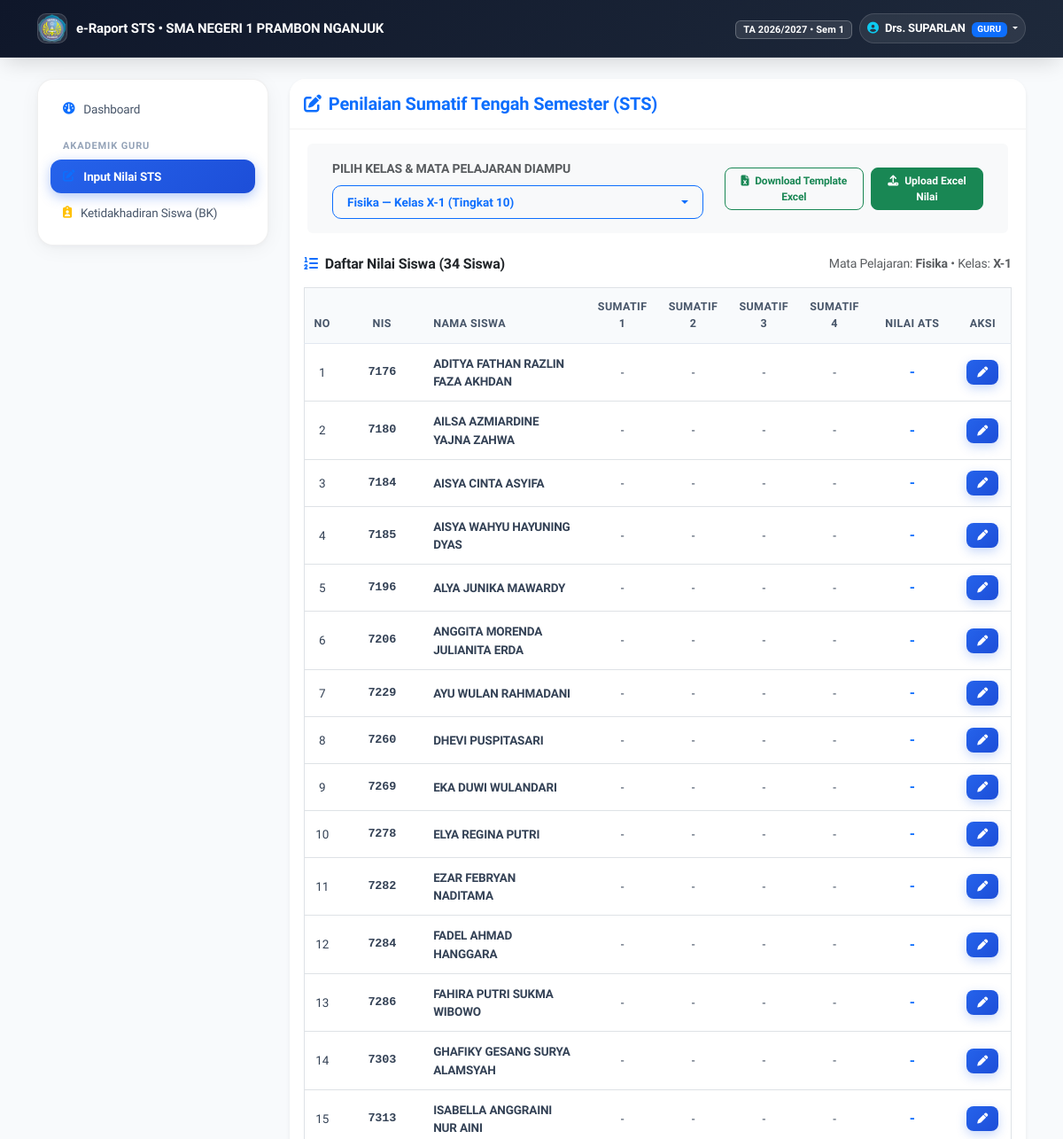
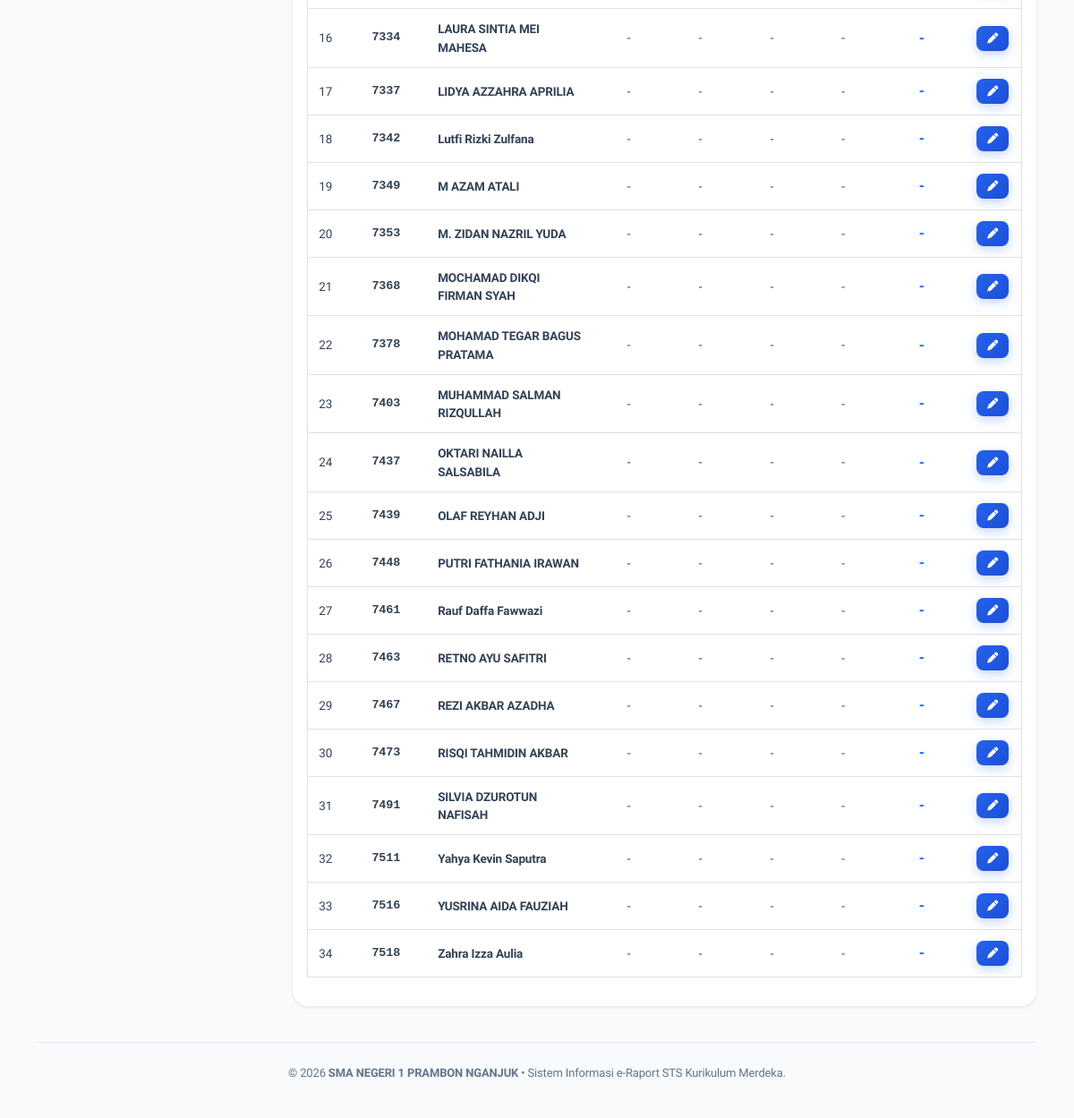
The page /grade-recap (signed in) on the database its author committed (2 pictures, top to bottom).
### tables this page shows
CREATE TABLE `tb_pengaturan_rapor` (
  `id` int(11) NOT NULL DEFAULT 1,
  `nama_sekolah` varchar(150) NOT NULL DEFAULT 'SMA NEGERI 1 PRAMBON NGANJUK',
  `alamat_sekolah` varchar(200) NOT NULL DEFAULT 'JL. A. YANI 1 SUGIHWARAS PRAMBON',
  `logo_sekolah` varchar(255) DEFAULT NULL,
  `npsn` varchar(30) NOT NULL DEFAULT '20539744',
  `akreditasi` varchar(30) NOT NULL DEFAULT 'A (Unggul)',
  `slogan` varchar(255) NOT NULL DEFAULT 'Unggul dalam Prestasi, Berkarakter, dan Berbudaya Lingkungan',
  `telepon` varchar(50) NOT NULL DEFAULT '(0358) 771234',
  `email` varchar(100) NOT NULL DEFAULT 'info@sman1prambon.sch.id',
  `website` varchar(100) NOT NULL DEFAULT 'sman1prambon.sch.id',
  `deskripsi_sekolah` text DEFAULT NULL,
  `tahun_ajaran` varchar(20) NOT NULL DEFAULT '2025/2026',
  `semester` varchar(10) NOT NULL DEFAULT '2',
  `nama_kepala_sekolah` varchar(150) NOT NULL DEFAULT 'Iin Yuristin Nadhiroh, S. Pd., M. MPd.',
  `nip_kepala_sekolah` varchar(30) NOT NULL DEFAULT '197405141999032010',
  `tempat_rapor` varchar(50) NOT NULL DEFAULT 'Prambon',
  `tanggal_rapor` varchar(50) NOT NULL DEFAULT '19 Juni 2026',
  PRIMARY KEY (`id`)
);

CREATE TABLE `tb_mapel_referensi` (
  `id_mapel` varchar(20) NOT NULL,
  `nama_mapel` varchar(100) NOT NULL,
  `sistem` tinyint(1) NOT NULL DEFAULT 0 COMMENT '1 = mapel sistem, tidak boleh dihapus',
  PRIMARY KEY (`id_mapel`)
);

CREATE TABLE `tb_kelas` (
  `id_kelas` int(11) NOT NULL AUTO_INCREMENT,
  `nama_kelas` varchar(20) NOT NULL,
  `tingkat` varchar(5) NOT NULL,
  `id_guru_walikelas` varchar(20) DEFAULT NULL,
  PRIMARY KEY (`id_kelas`),
  UNIQUE KEY `nama_kelas` (`nama_kelas`),
  KEY `fk_kelas_walikelas` (`id_guru_walikelas`),
  CONSTRAINT `fk_kelas_walikelas` FOREIGN KEY (`id_guru_walikelas`) REFERENCES `tb_guru` (`id_guru`) ON DELETE SET NULL ON UPDATE CASCADE
);

CREATE TABLE `tb_siswa` (
  `nis` varchar(20) NOT NULL,
  `id_user` int(11) NOT NULL,
  `nama` varchar(100) NOT NULL,
  `nisn` varchar(20) DEFAULT NULL,
  `id_kelas` int(11) NOT NULL,
  PRIMARY KEY (`nis`),
  UNIQUE KEY `uq_siswa_nisn` (`nisn`),
  KEY `fk_user_siswa` (`id_user`),
  KEY `fk_kelas_siswa` (`id_kelas`),
  CONSTRAINT `fk_kelas_siswa` FOREIGN KEY (`id_kelas`) REFERENCES `tb_kelas` (`id_kelas`) ON DELETE CASCADE ON UPDATE CASCADE,
  CONSTRAINT `fk_user_siswa` FOREIGN KEY (`id_user`) REFERENCES `tb_user` (`id_user`) ON DELETE CASCADE ON UPDATE CASCADE
);

### config/Config.php (called while the page is built, shortened)
<?php
$scriptDir = str_replace('\\', '/', dirname($_SERVER['SCRIPT_NAME'] ?? ''));
$base_url = rtrim($scriptDir, '/') . '/';
?>

### models/Setting.php (called while the page is built, shortened)
<?php
class Setting
{
    private mysqli $conn;
    public function __construct(mysqli $conn)
    {
        $this->conn = $conn;
    }
    public function get(): array
    {
        $sql = "SELECT * FROM tb_pengaturan_rapor WHERE id = 1";
        $query = mysqli_query($this->conn, $sql);
        $data = mysqli_fetch_assoc($query);
        $defaults = [
            'nama_sekolah'        => 'SMA NEGERI 1 PRAMBON NGANJUK',
            'alamat_sekolah'      => 'JL. A. YANI 1 SUGIHWARAS PRAMBON',
            'logo_sekolah'        => null,
            'npsn'                => '20539744',
            'akreditasi'          => 'A (Unggul)',
            'slogan'              => 'Unggul dalam Prestasi, Berkarakter, dan Berbudaya Lingkungan',
            'telepon'             => '(0358) 771234',
            'email'               => 'info@sman1prambon.sch.id',
            'website'             => 'sman1prambon.sch.id',
            'deskripsi_sekolah'   => 'SMA Negeri 1 Prambon Nganjuk berkomitmen mewujudkan generasi cerdas, berakhlak mulia, kompetitif, serta siap menghadapi tantangan era digital dengan Kurikulum Merdeka.',
            'tahun_ajaran'        => '2025/2026',
            'semester'            => '2',
            'nama_kepala_sekolah' => 'Iin Yuristin Nadhiroh, S. Pd., M. MPd.',
            'nip_kepala_sekolah'  => '197405141999032010',
            'tempat_rapor'        => 'Prambon',
            'tanggal_rapor'       => '19 Juni 2026',
        ];
        return $data;
    }
}

### models/Teacher.php (called while the page is built, shortened)
<?php
class Teacher
{
    private mysqli $conn;
    public function __construct(mysqli $conn)
    {
        $this->conn = $conn;
    }
    public function getPengampu(string $idGuru): array
    {
        $sql = "SELECT p.id_pengampu, p.id_guru, m.id_mapel, m.nama_mapel, k.id_kelas, k.nama_kelas, k.tingkat
                FROM tb_pengampu p
                INNER JOIN tb_mapel_referensi m ON p.id_mapel = m.id_mapel
                INNER JOIN tb_kelas k ON p.id_kelas = k.id_kelas
                WHERE p.id_guru = ?
                ORDER BY k.tingkat ASC, k.nama_kelas ASC, m.nama_mapel ASC";
        $stmt = mysqli_prepare($this->conn, $sql);
        mysqli_stmt_bind_param($stmt, "s", $idGuru);
        mysqli_stmt_execute($stmt);
        $res = mysqli_stmt_get_result($stmt);
        $data = [];
        while ($row = mysqli_fetch_assoc($res)) {
            $data[] = $row;
        }
        return $data;
    }
    public function getStudentsForGrade(int $idPengampu): array
    {
        $stmtPengampu = mysqli_prepare($this->conn, "SELECT id_kelas FROM tb_pengampu WHERE id_pengampu = ?");
        mysqli_stmt_bind_param($stmtPengampu, "i", $idPengampu);
        mysqli_stmt_execute($stmtPengampu);
        $pengampu = mysqli_fetch_assoc(mysqli_stmt_get_result($stmtPengampu));
        $idKelas = (int)$pengampu['id_kelas'];
        $sql = "SELECT s.nis, s.nama, k.nama_kelas,
                       n.id_nilai, n.sumatif_1, n.sumatif_2, n.sumatif_3, n.sumatif_4,
                       n.nilai_sts,
                       COALESCE(pr.sakit, 0) AS sakit,
                       COALESCE(pr.izin, 0) AS izin,
                       COALESCE(pr.alpa, 0) AS alpa
                FROM tb_siswa s
                INNER JOIN tb_kelas k ON s.id_kelas = k.id_kelas
                LEFT JOIN tb_nilai_sts n ON (s.nis = n.nis AND n.id_pengampu = ?)
                LEFT JOIN tb_presensi_sts pr ON s.nis = pr.nis
                WHERE s.id_kelas = ?
                ORDER BY s.nama ASC";
        $stmt = mysqli_prepare($this->conn, $sql);
        mysqli_stmt_bind_param($stmt, "ii", $idPengampu, $idKelas);
        mysqli_stmt_execute($stmt);
        $res = mysqli_stmt_get_result($stmt);
        $data = [];
        while ($row = mysqli_fetch_assoc($res)) {
            $data[] = $row;
        }
        return $data;
    }
}

### grade-recap.php (the view, shortened to what this page needs)
<?php
require_once "models/Teacher.php";
$db = new Database();
$conn = $db->connect();
$teacherModel = new Teacher($conn);
$idGuru = $_SESSION['id'] ?? '';
$myAssignments = $teacherModel->getPengampu($idGuru);
$selectedPengampuId = isset($_GET['id_pengampu']) ? (int)$_GET['id_pengampu'] : 0;
if ($selectedPengampuId === 0 && !empty($myAssignments)) {
    $selectedPengampuId = (int)$myAssignments[0]['id_pengampu'];
}
$currentAssignment = null;
foreach ($myAssignments as $a) {
    if ((int)$a['id_pengampu'] === $selectedPengampuId) {
        $currentAssignment = $a;
        break;
    }
}
$students = [];
if ($currentAssignment) {
    $students = $teacherModel->getStudentsForGrade($selectedPengampuId);
}
?>
<div class="col-lg-9 mt-2">
    <div class="card shadow-sm border-0">
        <div class="card-header bg-white py-3">
            <h5 class="mb-0 fw-bold text-primary"><i class="fa-solid fa-pen-to-square me-2"></i>Penilaian Sumatif Tengah Semester (STS)</h5>
        </div>
        <div class="card-body">
            <div class="row align-items-center mb-4 bg-light p-3 rounded mx-1">
                <div class="col-md-7">
                    <label class="form-label small fw-bold text-muted text-uppercase">Pilih Kelas & Mata Pelajaran Diampu</label>
                    <div class="dropdown">
                        <button class="btn btn-outline-primary dropdown-toggle w-100 text-start d-flex justify-content-between align-items-center" type="button" data-bs-toggle="dropdown">
                            <span>
                                <?php if ($currentAssignment) { ?>
                                    <strong><?= htmlspecialchars($currentAssignment['nama_mapel']) ?></strong> &mdash; Kelas <?= htmlspecialchars($currentAssignment['nama_kelas']) ?> (Tingkat <?= $currentAssignment['tingkat'] ?>)
                                <?php } else { ?>
                                    Belum ada penugasan mengajar
                                <?php } ?>
                            </span>
                        </button>
                    </div>
                </div>
                <div class="col-md-5 mt-3 mt-md-0 d-flex justify-content-md-end gap-2">
                    <?php if ($currentAssignment) { ?>
                        <a href="controllers/template.php?type=nilai_kelas&id_pengampu=<?= $selectedPengampuId ?>" class="btn btn-outline-success btn-sm">
                            <i class="fa-solid fa-file-excel me-1"></i> Download Template Excel
                        </a>
                        <button type="button" class="btn btn-success btn-sm" data-bs-toggle="modal" data-bs-target="#ModalUploadNilai">
                            <i class="fa-solid fa-upload me-1"></i> Upload Excel Nilai
                        </button>
                    <?php } ?>
                </div>
            </div>
            <?php if (!$currentAssignment) { ?>
                <div class="alert alert-warning">
                    <i class="fa-solid fa-triangle-exclamation me-1"></i> Anda belum memiliki penugasan mengajar mata pelajaran di kelas manapun. Silakan hubungi Administrator.
                </div>
            <?php } else { ?>
                <div class="d-flex justify-content-between align-items-center mb-3">
                    <h6 class="fw-bold mb-0 text-dark"><i class="fa-solid fa-list-ol me-1 text-primary"></i> Daftar Nilai Siswa (<?= count($students) ?> Siswa)</h6>
                    <small class="text-muted">
                        Mata Pelajaran: <strong><?= htmlspecialchars($currentAssignment['nama_mapel']) ?></strong> &bull; Kelas: <strong><?= htmlspecialchars($currentAssignment['nama_kelas']) ?></strong>
                    </small>
                </div>
                <div class="table-responsive">
                    <table class="table table-hover align-middle border">
                        <thead class="table-light">
                            <tr class="text-center">
                                <th style="width: 5%">No</th>
                                <th style="width: 12%">NIS</th>
                                <th class="text-start">Nama Siswa</th>
                                <th style="width: 10%">Sumatif 1</th>
                                <th style="width: 10%">Sumatif 2</th>
                                <th style="width: 10%">Sumatif 3</th>
                                <th style="width: 10%">Sumatif 4</th>
                                <th style="width: 12%">Nilai ATS</th>
                                <th style="width: 8%">Aksi</th>
                            </tr>
                        </thead>
                        <tbody>
                            <?php if (empty($students)) { ?>
                                <tr><td colspan="9" class="text-center py-4 text-muted">Belum ada siswa di kelas ini.</td></tr>
                            <?php } else {
                                $no = 1;
                                foreach ($students as $s) {
                            ?>
                                <tr class="text-center">
                                    <td><?= $no++ ?></td>
                                    <td class="font-monospace fw-semibold"><?= htmlspecialchars($s['nis']) ?></td>
                                    <td class="text-start fw-semibold"><?= htmlspecialchars($s['nama']) ?></td>
                                    <td><?= $s['sumatif_1'] !== null ? (float)$s['sumatif_1'] : '-' ?></td>
                                    <td><?= $s['sumatif_2'] !== null ? (float)$s['sumatif_2'] : '-' ?></td>
                                    <td><?= $s['sumatif_3'] !== null ? (float)$s['sumatif_3'] : '-' ?></td>
                                    <td><?= (isset($s['sumatif_4']) && $s['sumatif_4'] !== null) ? (float)$s['sumatif_4'] : '-' ?></td>
                                    <td class="fw-bold text-primary fs-6"><?= $s['nilai_sts'] !== null ? (float)$s['nilai_sts'] : '-' ?></td>
                                    <td>
                                        <button class="btn btn-primary btn-sm" data-bs-toggle="modal" data-bs-target="#ModalInputNilai<?= $s['nis'] ?>" title="Input / Edit Nilai">
                                            <i class="fa fa-pen"></i>
                                        </button>
                                    </td>
                                </tr>
                            <?php } } ?>
                        </tbody>
                    </table>
                </div>
            <?php } ?>
        </div>
    </div>
</div>

### main.php (shortened to what this page needs)
<?php
require_once 'config/Config.php';
require_once "models/Setting.php";
$db = new Database();
$conn = $db->connect();
$settingModelMain = new Setting($conn);
$school = $settingModelMain->get();
?>
<!DOCTYPE html>
<html lang="id">
<head>
    <link rel="stylesheet" href="<?= $base_url ?>vendor/bootstrap-5.3.8/css/bootstrap.min.css">
    <link rel="stylesheet" href="https://cdnjs.cloudflare.com/ajax/libs/font-awesome/6.5.1/css/all.min.css">
    <link rel="stylesheet" href="<?= $base_url ?>assets/css/style.css">
</head>
<body>
    <?php include "header.php"; ?>
    <div class="container-lg my-3">
        <div class="row">
            <?php include "sidebar.php"; ?>
            <?php include $page; ?>
        </div>
        <footer class="app-footer text-center">
            <div class="container">
                &copy; <?= date('Y') ?> <strong><?= htmlspecialchars($school['nama_sekolah']) ?></strong> &bull; Sistem Informasi e-Raport STS Kurikulum Merdeka.
            </div>
        </footer>
    </div>
</body>
</html>

### header.php (shortened to what this page needs)
<?php
require_once __DIR__ . '/config/Config.php';
require_once __DIR__ . '/models/Setting.php';
$settingModelHeader = new Setting($conn);
$schoolHeader = $settingModelHeader->get();
$headerLogoUrl = (!empty($schoolHeader['logo_sekolah']) && file_exists(__DIR__ . '/' . $schoolHeader['logo_sekolah']))
    ? ($base_url ?? '') . $schoolHeader['logo_sekolah']
    : null;
?>
    <nav class="navbar navbar-expand app-navbar sticky-top">
        <div class="container-lg">
            <a class="navbar-brand" href="home">
                <div class="brand-icon-box">
                    <?php if ($headerLogoUrl) { ?>
                        <img src="<?= htmlspecialchars($headerLogoUrl) ?>" alt="Logo">
                    <?php } else { ?>
                        <i class="fa-solid fa-graduation-cap text-info"></i>
                    <?php } ?>
                </div>
                <span>e-Raport STS &bull; <?= htmlspecialchars($schoolHeader['nama_sekolah']) ?></span>
            </a>
            <div class="collapse navbar-collapse justify-content-end" id="navbarNavDropdown">
                <ul class="navbar-nav align-items-center gap-2">
                    <li class="nav-item d-none d-md-block">
                        <span class="badge bg-light bg-opacity-10 text-white border border-light border-opacity-25 px-2 py-1 small" style="font-size: 11px;">
                            TA <?= htmlspecialchars($schoolHeader['tahun_ajaran']) ?> &bull; Sem <?= htmlspecialchars($schoolHeader['semester']) ?>
                        </span>
                    </li>
                    <li class="nav-item dropdown">
                        <a class="nav-link dropdown-toggle user-badge-nav" href="#" role="button" data-bs-toggle="dropdown" aria-expanded="false">
                            <i class="fa-solid fa-circle-user me-1 text-info"></i>
                            <strong><?php echo htmlspecialchars($_SESSION['nama'] ?? 'User'); ?></strong>
                            <span class="badge bg-primary text-white ms-1 text-uppercase" style="font-size: 10px;">
                                <?php echo htmlspecialchars($_SESSION['role'] ?? ''); ?>
                            </span>
                        </a>
                    </li>
                </ul>
            </div>
        </div>
    </nav>

### rows shown on the page
tb_pengaturan_rapor: logo_sekolah (picture), nama_sekolah "SMA NEGERI 1 PRAMBON NGANJUK", tahun_ajaran "2026/2027", semester "1"
tb_mapel_referensi: nama_mapel "Fisika"
tb_kelas: nama_kelas "X-1", tingkat "10"
tb_siswa: nis "7176", nama "ADITYA FATHAN RAZLIN FAZA AKHDAN"
tb_siswa: nis "7180", nama "AILSA AZMIARDINE YAJNA ZAHWA"
tb_siswa: nis "7184", nama "AISYA CINTA ASYIFA"
tb_siswa: nis "7185", nama "AISYA WAHYU HAYUNING DYAS"
tb_siswa: nis "7196", nama "ALYA JUNIKA MAWARDY"
tb_siswa: nis "7206", nama "ANGGITA MORENDA JULIANITA ERDA"
tb_siswa: nis "7229", nama "AYU WULAN RAHMADANI"
tb_siswa: nis "7260", nama "DHEVI PUSPITASARI"
tb_siswa: nis "7269", nama "EKA DUWI WULANDARI"
tb_siswa: nis "7278", nama "ELYA REGINA PUTRI"
tb_siswa: nis "7282", nama "EZAR FEBRYAN NADITAMA"
tb_siswa: nis "7284", nama "FADEL AHMAD HANGGARA"
tb_siswa: nis "7286", nama "FAHIRA PUTRI SUKMA WIBOWO"
tb_siswa: nis "7303", nama "GHAFIKY GESANG SURYA ALAMSYAH"
tb_siswa: nis "7313", nama "ISABELLA ANGGRAINI NUR AINI"
tb_siswa: nis "7334", nama "LAURA SINTIA MEI MAHESA"
tb_siswa: nis "7337", nama "LIDYA AZZAHRA APRILIA"
tb_siswa: nis "7342", nama "Lutfi Rizki Zulfana"
tb_siswa: nis "7349", nama "M AZAM ATALI"
tb_siswa: nis "7353", nama "M. ZIDAN NAZRIL YUDA"
tb_siswa: nis "7368", nama "MOCHAMAD DIKQI FIRMAN SYAH"
tb_siswa: nis "7378", nama "MOHAMAD TEGAR BAGUS PRATAMA"
tb_siswa: nis "7403", nama "MUHAMMAD SALMAN RIZQULLAH"
tb_siswa: nis "7437", nama "OKTARI NAILLA SALSABILA"
tb_siswa: nis "7439", nama "OLAF REYHAN ADJI"
tb_siswa: nis "7448", nama "PUTRI FATHANIA IRAWAN"
tb_siswa: nis "7461", nama "Rauf Daffa Fawwazi"
tb_siswa: nis "7463", nama "RETNO AYU SAFITRI"
tb_siswa: nis "7467", nama "REZI AKBAR AZADHA"
tb_siswa: nis "7473", nama "RISQI TAHMIDIN AKBAR"
tb_siswa: nis "7491", nama "SILVIA DZUROTUN NAFISAH"
tb_siswa: nis "7511", nama "Yahya Kevin Saputra"
tb_siswa: nis "7516", nama "YUSRINA AIDA FAUZIAH"
tb_siswa: nis "7518", nama "Zahra Izza Aulia"

### other values the page prints
$_SESSION['nama'] "Drs. SUPARLAN"
$_SESSION['role'] "GURU"
count($students) "34"
